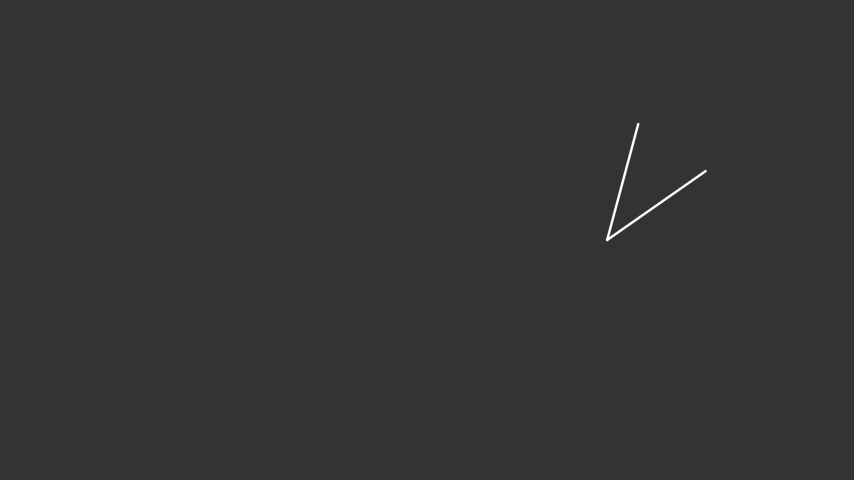
#> input picture src/data/task_1/test_images/image1.png, 854 x 480 px
$ python -i template_match.py   (imports and definitions only)
#> lines starting #> are read from the running program, lines starting #| are printed output that depends on the picture; after the words box and inside, x2 and y2 are one past the last pixel; in counts of white or black regions, pixels touching at a corner belong together
#> further down, picture is the input picture: shape (480, 854, 3); min 51, max 255, mean 51.3
import cv2
import os
import sys
import argparse
import re
from cv2 import rotate
import numpy as np
import configparser as cfgp
from helpers import draw_gaussian_pyramid, get_images
from icecream import ic

config = cfgp.ConfigParser()
# [1 line not run here, left out]
# [1 line that did not run here, left out]

# [87 lines left out: functions create_gaussian_pyramid, preprocess, not called in this run]


def get_bbox_dims(img):
	"""
	Finds dimensions for bounding boxes in passed in image.

	Parameters
	----------
	img : np.ndarray
	 return value of cv2.imread(img_path), a 3d numpy array

	Returns
	-------
	dims_list: list
	 list containing width and height of each bbox in image as tuples [(width, height), ....]
	"""
	dims_list = []
	new = img.copy()

	# Blur the image
	blur = cv2.GaussianBlur(new, (11, 11), 3)
	# Convert the image to grayscale
	grey = cv2.cvtColor(blur, cv2.COLOR_BGR2GRAY)

	# Convert the grayscale image to binary
	ret, binary = cv2.threshold(grey, 250, 255, cv2.THRESH_BINARY)
#> binary: shape (480, 854); every value is 0
	contours, hierarchy = cv2.findContours(~binary, cv2.RETR_TREE, cv2.CHAIN_APPROX_SIMPLE)
#> contours = [[[0, 0], [0, 479], [853, 479], [853, 0]]]

	for contour in contours:
		x, y, w, h = cv2.boundingRect(contour)
		if (w * h) > 500:
			dims = (w, h)
			cv2.rectangle(new,(x,y), (x+w,y+h), (255,0,0), 5)
			dims_list.append(dims)
#> this loop made 1 pass
#> (contour, x, y, w, h) on pass 1: ([[0, 0], [0, 479], [853, 479], [853, 0]], 0, 0, 854, 480)
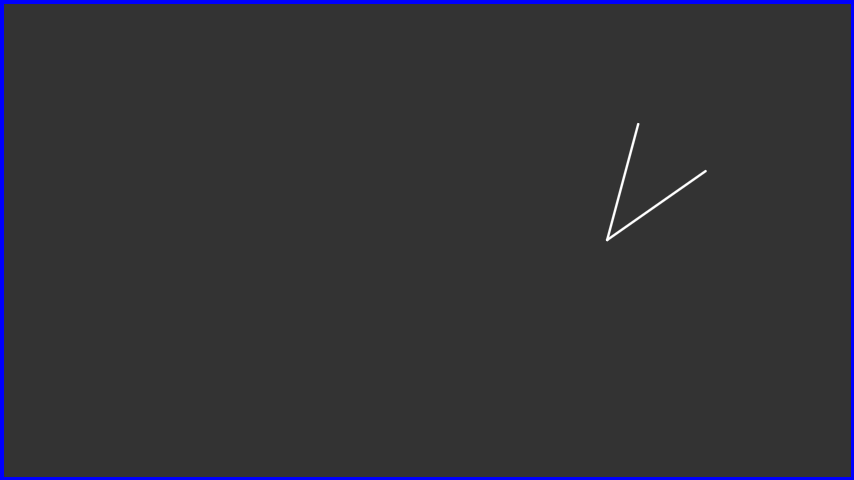
#> new: shape (480, 854, 3); 2.27% of pixels changed, all inside (x1, y1, x2, y2) = (0, 0, 854, 480)
#> after the loop, dims_list = [(854, 480)]

	# [5 lines of commented-out code are left out]

	return dims_list


# [361 lines left out: functions extract_templates_from_pyramid, template_match, get_bbox_iou, draw, algorithm_run, main, not called in this run]

# [2 lines not run here, left out]

>>> import cv2
>>> picture = cv2.imread('../data/task_1/test_images/image1.png')
>>> result = get_bbox_dims(picture)
#> result = [(854, 480)]

$ run again, on src/data/task_1/test_images/image3.png
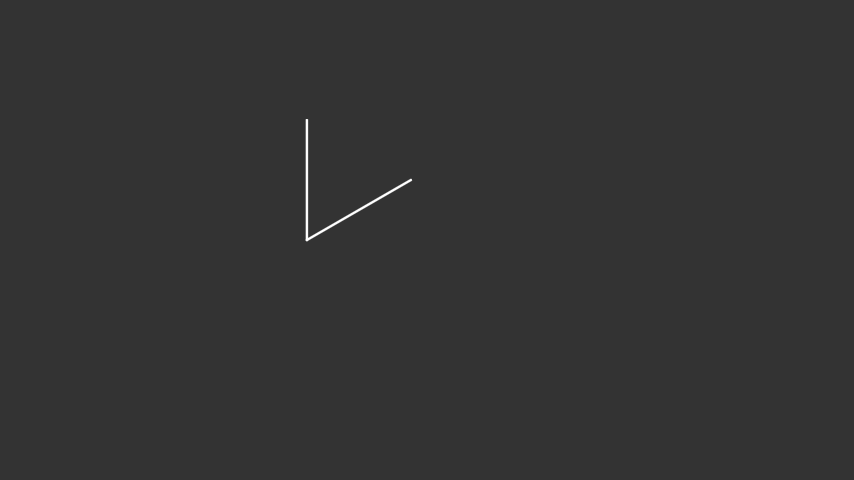
#> input picture src/data/task_1/test_images/image3.png, 854 x 480 px
#> picture is the input picture: shape (480, 854, 3); min 51, max 255, mean 51.3
#> binary: shape (480, 854); every value is 0
#> contours = [[[0, 0], [0, 479], [853, 479], [853, 0]]]
#> the loop in get_bbox_dims, `for contour in contours:` made 1 pass
#> (contour, x, y, w, h) on pass 1: ([[0, 0], [0, 479], [853, 479], [853, 0]], 0, 0, 854, 480)
#> after the loop in get_bbox_dims, `for contour in contours:`:
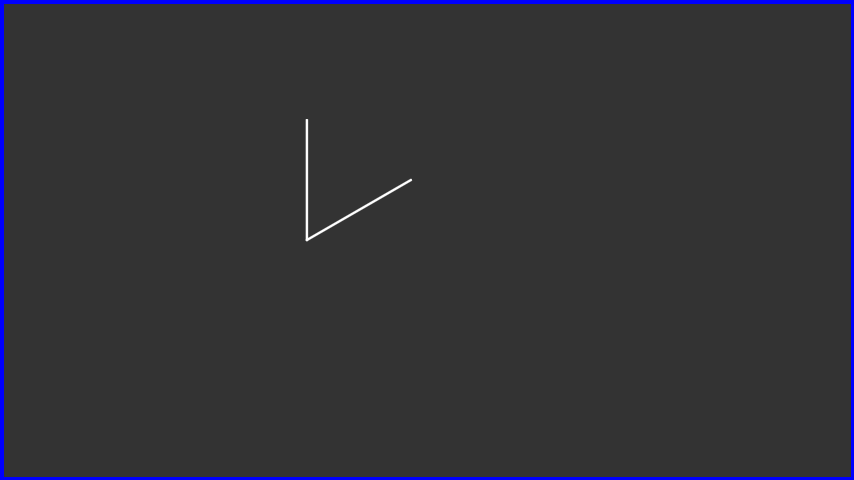
#> new: shape (480, 854, 3); 2.27% of pixels changed, all inside (x1, y1, x2, y2) = (0, 0, 854, 480)
#> after the loop in get_bbox_dims, `for contour in contours:`: dims_list = [(854, 480)]
